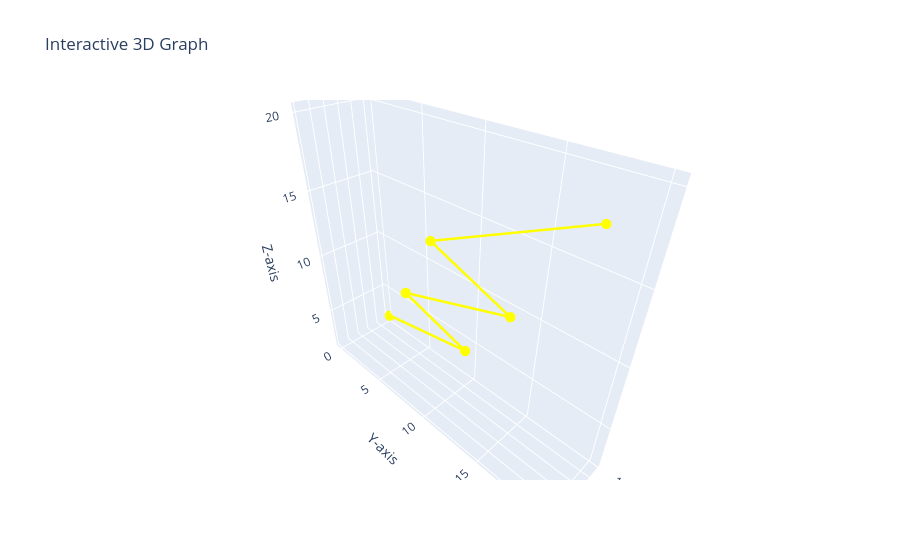

Notebook cell for this chart:
### Code cell
import plotly.graph_objects as go

x = [1, 2, 3, 4, 5, 6]
y = [0, 10, 5, 15, 10, 20]
z = [2, 5, 8, 12, 15, 20]

fig = go.Figure()

fig.add_trace(go.Scatter3d(
    x=x,
    y=y,
    z=z,
    mode='lines+markers',
    line=dict(color='yellow', width=5),
    marker=dict(size=6)
))

fig.update_layout(
    title="Interactive 3D Graph",
    scene=dict(
        xaxis_title="X-axis",
        yaxis_title="Y-axis",
        zaxis_title="Z-axis"
    )
)

fig.show()

### Figure 1 — Plotly figure (JSON) as saved in the notebook; plotly's stock layout.template omitted (floating-point values rounded to 4 significant figures)
{"data": [{"line": {"color": "yellow", "width": 5}, "marker": {"size": 6}, "mode": "lines+markers", "type": "scatter3d", "x": [1, 2, 3, 4, 5, 6], "y": [0, 10, 5, 15, 10, 20], "z": [2, 5, 8, 12, 15, 20]}], "layout": {"scene": {"xaxis": {"title": {"text": "X-axis"}}, "yaxis": {"title": {"text": "Y-axis"}}, "zaxis": {"title": {"text": "Z-axis"}}}, "title": {"text": "Interactive 3D Graph"}}}
